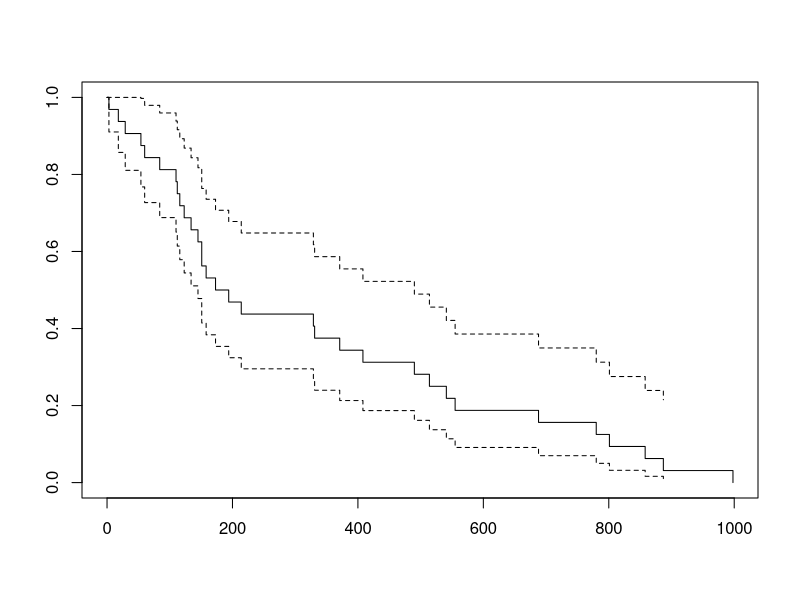
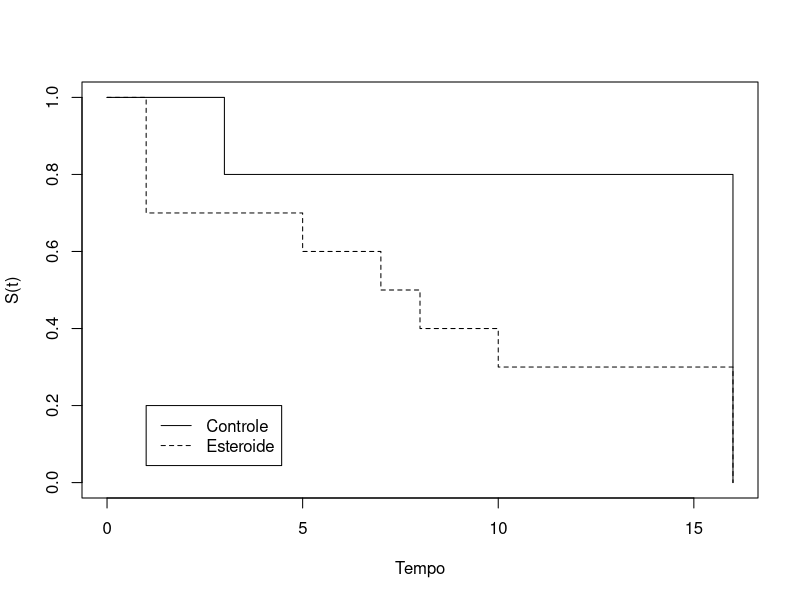

The R script that drew these images, in order:
library(survival)
library(dplyr)
library(magrittr)

TEMPO = c( 3,18,29,54,60,84,110,112, 116,123,134,145,151,151,158,173,194,214,329,331,371,408,490,514,541,555,688,780,801,858,887,998  )
STATUS  = rep( 1, length(TEMPO) )

bd = data.frame(TEMPO, STATUS)
surv = Surv( TEMPO, STATUS   )
mod = survfit( Surv( TEMPO, STATUS   )~1, bd  )
summary(mod)

plot(mod)



### EXEMPLO 2 

### Criando o dataset
Grupos = c( rep( "Controle", 15 ), rep( "Esteroide", 14 )  )
Tempo = c( 1,2,3,3,3,5,5,16, 16,16,16,16,16,16,16,1,1,1,1,4,5,7,8,10,10,12,16,16,16  )
Censura = c( 0,0,1,1,0,0,0, rep(1, 11), 0,0,1,1,1,1,0,0,1,1,1  )

dados = data.frame( Grupos, Tempo, Censura )
View(dados)

## Selecionando apenas dados sem censura

dados <- dados %>% filter( Censura == 1  )

mod = survfit( Surv( Tempo, Censura   )~Grupos, dados  )
mod

dados %>% group_by( Grupos ) %>% summarise( mediana = median(Tempo), media = mean(Tempo) )

summary(mod)

plot(mod, xlab = 'Tempo', ylab = 'S(t)', lty = c(1,2))
legend( x = 1, y = 0.2, legend = c('Controle', 'Esteroide'), lty = c(1,2) )



